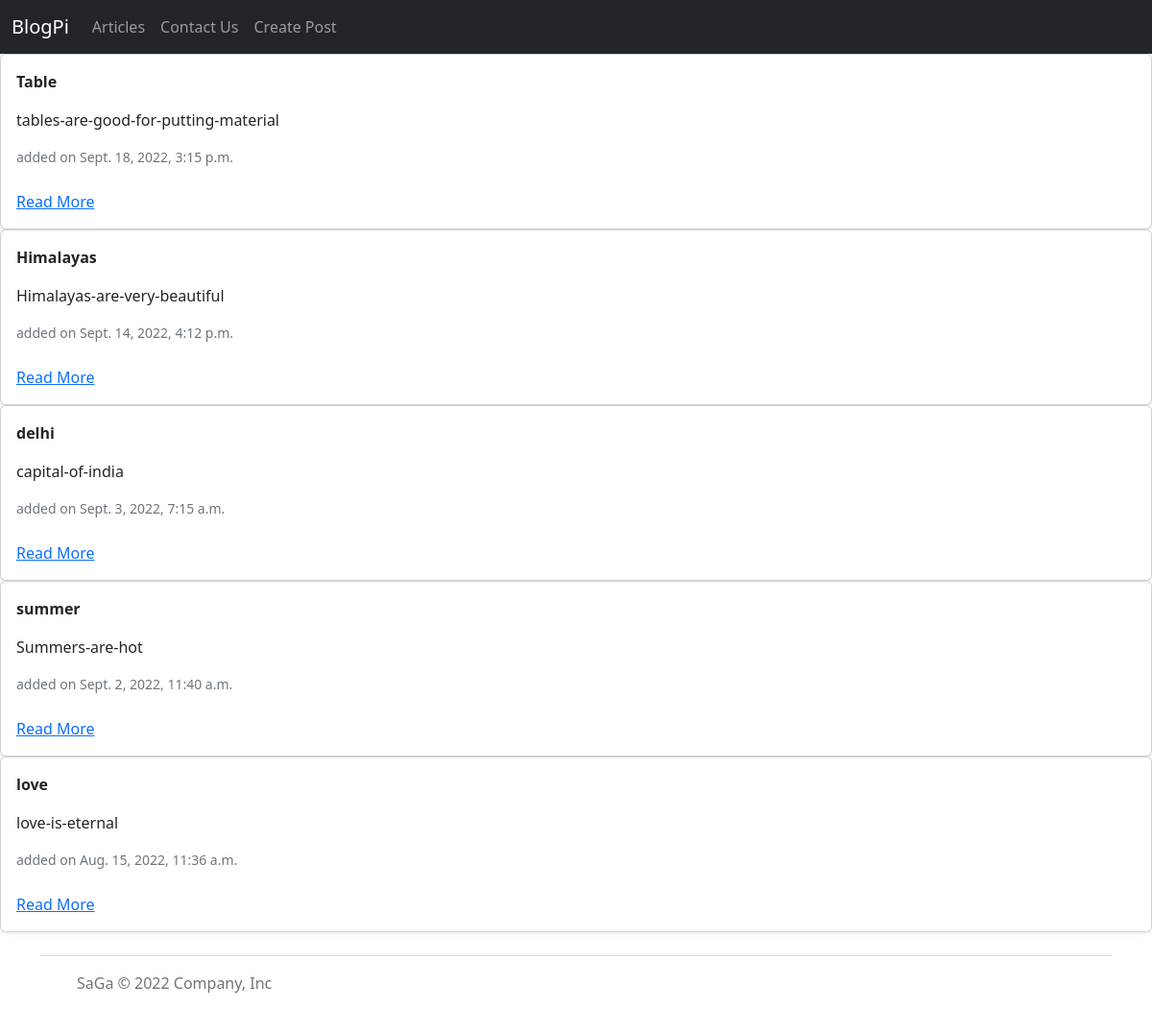
Before: / with the older database file.
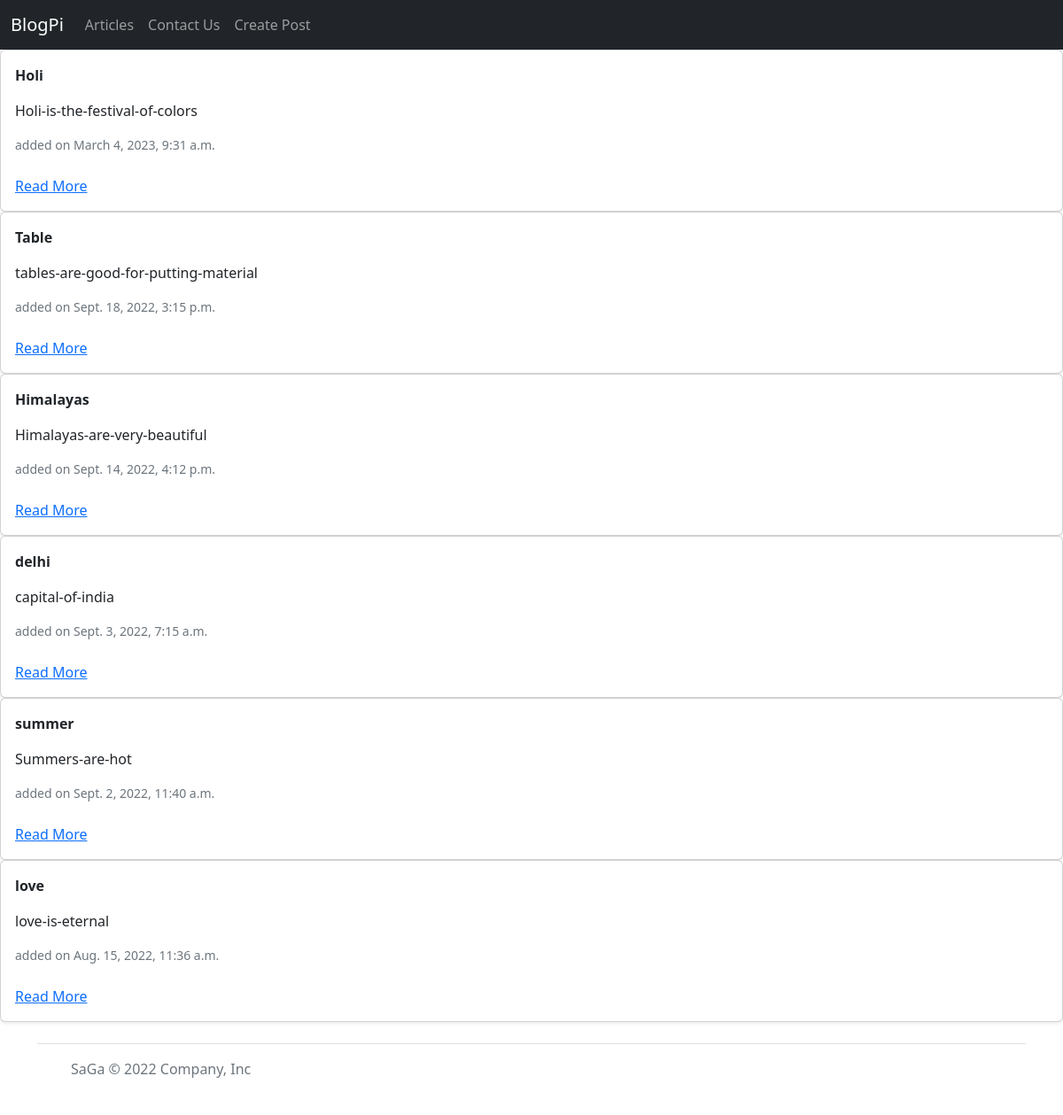
After: the same page with the newer database file.
### post/models.py (models this page shows)
class Post(models.Model):
    title = models.CharField(max_length=500)
    description = models.TextField(default=False)
    slug = models.SlugField(default=False)
    date = models.DateTimeField(auto_now_add=True)
    class Meta:
        ordering = ['-date']
    def __str__(self):
        return "from : "  + self.title

### post/views.py (the view)
# urls.py: 2. Add a URL to urlpatterns:  path('', views.home, name='home')
def home(request):
    obj = Post.objects.all()
    print(obj)
    context = {
        'posts': obj
    }
    return render (request , 'index.html', context)

### templates/index.html (shortened to what this page needs)
{% extends 'base.html' %}
{%block body%}
{% for post in posts %}
<div class="col">
    <div class="card shadow-sm">
        <div class="card-body">
            <p class="card-text"><b>{{post.title}}</b></p>
            <p class="card-text">{{post.slug}}</p>
            <div class="d-flex justify-content-between align-items-center">
                <small class="text-muted">added on {{post.date}}</small>
            </div>
            <br>
            <a href ="{% url 'post_detail' post.slug %}">Read More </a>
        </div>
    </div>
</div>
{% endfor %}
{%endblock body%}

Changed rows visible on the page:
added Post: title "Holi", slug "Holi-is-the-festival-of-colors", date "March 4, 2023, 9:31 a.m."
